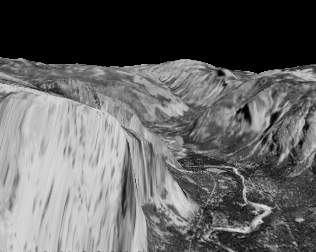
%> input picture Optical_flow/yos_img_10.pgm, 316 x 252 px
$ octave Optical_Flow.m   (GNU Octave 9; MATLAB toolbox functions it lacks are replaced by stand-ins)
%> lines starting %> are read from the running program, lines starting %| are printed output that depends on the picture; in (x1, y1, x2, y2) boxes, pixels count from 0 and x2, y2 are one past the last pixel; in counts of white or black regions, pixels touching at a corner belong together; the program's own positions count from 1
%% Exercise 3 report, title "Optical flow", Ntambaazi Tonny_CIMET : ...,

%% 0/ Test image computation
clear;close all;clc
% [9 lines of commented-out code are left out]


%% 1.	Simulate and display the two images: Compute the gradient images Ix and Iy of I1.

images_1 = imread('yos_img_10.pgm');
%> images_1 is the input picture: size 252x316 uint8; min 0, max 220, mean 99.7
figure; imshow(images_1); title('First Image');
images_2 = imread('yos_img_11.pgm');
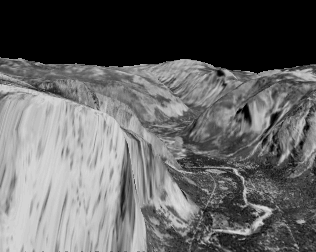
%> input picture Optical_flow/yos_img_11.pgm, 316 x 252 px
%> images_2 is the input picture: size 252x316 uint8; min 0, max 220, mean 99.7
figure; imshow(images_2); title('Second Image');
window_size = 15;
Alpha = 0.5;


%% 1.	Compute the gradient images Ix and Iy of I1.
Ix = conv2(images_1, Alpha * [-1 1; -1 1]) + conv2(images_2, Alpha * [-1 1; -1 1]);
figure; imshow(Ix); title('X gradient');
%> after `imshow(Ix)`:
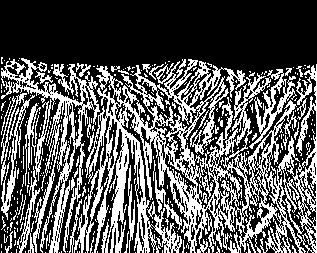
%> displayed picture: size 253x317, on the screen's scale of 0 to 255; 35.5% white in thin lines or dots, all inside (x1, y1, x2, y2) = (1, 57, 317, 253)
Iy = conv2(images_1, Alpha * [-1 -1; 1 1]) + conv2(images_2, Alpha * [-1 -1; 1 1]);
figure; imshow(Iy); title('Y gradient');

%% 2.	Compute the gradient image It
It = conv2(images_1, Alpha * ones(2)) + conv2(images_2, -Alpha * ones(2));
figure; imshow(It); title('It gradient');


%% 3.	Considering a neighborhood of n pixels, write the problem in a matrix form.

window_center = floor(window_size / 2);
image_size = size(images_1);
%> image_size = [252 316]
u = zeros(image_size);
v = zeros(image_size);
for i = window_center + 1:image_size(1) - window_center
  for j = window_center + 1:image_size(2) - window_center
    % Get values for current window
    Ix_window = Ix(i - window_center:i + window_center, j - window_center:j + window_center);
    Iy_window = Iy(i - window_center:i + window_center, j - window_center:j + window_center);
    It_window = It(i - window_center:i + window_center, j - window_center:j + window_center);

    Ix_window = Ix_window';
    Iy_window = Iy_window';
    It_window = It_window';

    % Computing the matrix for all pixels i.e part 3
    mat = [Ix_window(:) Iy_window(:)];

    % compute velocity
    U = pinv(mat' * mat) * mat' * -It_window(:);

    u(i, j) = U(1);
    v(i, j) = U(2);
  end
end
%% 4.	Theoretically, what is the minimum number of pixel-neighbors to consider in order to solve this problem.
% Theoretically, there are only 2 unknown values for Vx, and Vy, therfore,
% for computation of the optical flow we have to  use only 2 pixels for
% computation of the optical flow


%% 5.	Implement a program computing the optical flow in one point in the image and that compute the error of the shift estimation.
% Display the result

figure
axis equal
quiver(impyramid(impyramid(medfilt2(flipud(u), [5 5]), 'reduce'), 'reduce'), -impyramid(impyramid(medfilt2(flipud(v), [5 5]), 'reduce'), 'reduce'));
title ('Optical flow vectors between the two images')
%> figure, not shown here; highest point at x = 1, y = 63

%% 6 The effect of increasing neighbourhood width

window_size = 60;
window_center = floor(window_size / 2);
image_size = size(images_1);
u = zeros(image_size);
v = zeros(image_size);
for i = window_center + 1:image_size(1) - window_center
  for j = window_center + 1:image_size(2) - window_center
    % Get values for current window
    Ix_window = Ix(i - window_center:i + window_center, j - window_center:j + window_center);
    Iy_window = Iy(i - window_center:i + window_center, j - window_center:j + window_center);
    It_window = It(i - window_center:i + window_center, j - window_center:j + window_center);

    Ix_window = Ix_window';
    Iy_window = Iy_window';
    It_window = It_window';

    % Computing the matrix for all pixels i.e part 3
    mat = [Ix_window(:) Iy_window(:)];

    % compute velocity
    U = pinv(mat' * mat) * mat' * -It_window(:);

    u(i, j) = U(1);
    v(i, j) = U(2);
  end
end
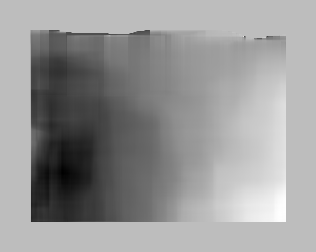
%> u: size 252x316 double; min -1.71, max 0.587, mean -0.342; drawn with min black and max white

figure
axis equal
quiver(impyramid(impyramid(medfilt2(flipud(u), [5 5]), 'reduce'), 'reduce'), -impyramid(impyramid(medfilt2(flipud(v), [5 5]), 'reduce'), 'reduce'));
title ('Optical flow vectors between the two images width = 60')
%> figure, not shown here; highest point at x = 1, y = 63

%Increasing the width of the neighbourhood causes a shift of the
%displacement field to the inside of the search window thus reducing the
%size of the displacement field.  a  small  region considered for
%calculating the optical flow causes large motions get out  of the local
%window which is why a larger displacement field is observed for smaller
%neighbours than larger neighboring sizes:


%% Effect of noise on optical flow

window_size = 15;
Alpha = 0.5;

% adding noise to the images
images_1 = imnoise (images_1/255, 'gaussian', 0.2);
images_2 = imnoise (images_2/255, 'gaussian', 0.2);


Ix = conv2(images_1, Alpha * [-1 1; -1 1]) + conv2(images_2, Alpha * [-1 1; -1 1]);
Iy = conv2(images_1, Alpha * [-1 -1; 1 1]) + conv2(images_2, Alpha * [-1 -1; 1 1]);
It = conv2(images_1, Alpha * ones(2)) + conv2(images_2, -Alpha * ones(2));

window_center = floor(window_size / 2);
image_size = size(images_1);
u = zeros(image_size);
v = zeros(image_size);
for i = window_center + 1:image_size(1) - window_center
  for j = window_center + 1:image_size(2) - window_center
    % Get values for current window
    Ix_window = Ix(i - window_center:i + window_center, j - window_center:j + window_center);
    Iy_window = Iy(i - window_center:i + window_center, j - window_center:j + window_center);
    It_window = It(i - window_center:i + window_center, j - window_center:j + window_center);

    Ix_window = Ix_window';
    Iy_window = Iy_window';
    It_window = It_window';

    % Computing the matrix for all pixels i.e part 3
    mat = [Ix_window(:) Iy_window(:)];

    % compute velocity
    U = pinv(mat' * mat) * mat' * -It_window(:);

    u(i, j) = U(1);
    v(i, j) = U(2);
  end
end
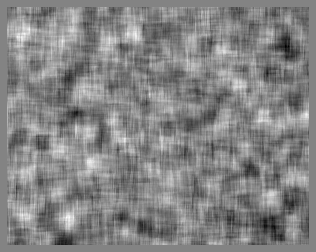
%> u: size 252x316 double; min -0.28, max 0.264, mean 0.00214; drawn with min black and max white
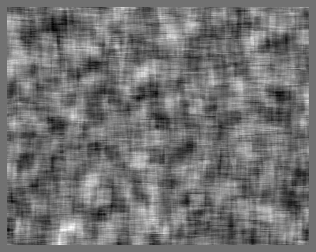
%> v: size 252x316 double; min -0.221, max 0.275, mean 0.000727; drawn with min black and max white

figure
axis equal
quiver(impyramid(impyramid(medfilt2(flipud(u), [5 5]), 'reduce'), 'reduce'), -impyramid(impyramid(medfilt2(flipud(v), [5 5]), 'reduce'), 'reduce'));
title ('Optical flow with a guassian noise')
%> figure, not shown here; highest point at x = 38, y = 63.02

% Adding noise to the images used for testing optical flow causes a
% distortion with in the displacement field of the optical flow as observed in the figure
% showing the effect of guassian noise to original images. In this
% case, there will be a change in the image intensity thus causing a change
% in the velocities of the two images which results into a different
% diplacement field than the original displacement field.


%% Effect of non uniform optical flow

% loading images
images_1 = imread('yos_img_10.pgm');
images_2 = imread('yos_img_11.pgm');

% rotating images
images_1 = imrotate(images_1,10,'bilinear','crop');
images_2 = imrotate(images_2,-20,'bilinear','crop');

%Comparing the images
figure; subplot(1,2,1); title('comparing rotated images');
imshow(images_1); title('rotated image 1');
 subplot(1,2,2); imshow(images_2); title('rotated image 2');


Ix = conv2(images_1, Alpha * [-1 1; -1 1]) + conv2(images_2, Alpha * [-1 1; -1 1]);
Iy = conv2(images_1, Alpha * [-1 -1; 1 1]) + conv2(images_2, Alpha * [-1 -1; 1 1]);
It = conv2(images_1, Alpha * ones(2)) + conv2(images_2, -Alpha * ones(2));

window_center = floor(window_size / 2);
image_size = size(images_1);
u = zeros(image_size);
v = zeros(image_size);
for i = window_center + 1:image_size(1) - window_center
  for j = window_center + 1:image_size(2) - window_center
    % Get values for current window
    Ix_window = Ix(i - window_center:i + window_center, j - window_center:j + window_center);
    Iy_window = Iy(i - window_center:i + window_center, j - window_center:j + window_center);
    It_window = It(i - window_center:i + window_center, j - window_center:j + window_center);

    Ix_window = Ix_window';
    Iy_window = Iy_window';
    It_window = It_window';

    % Computing the matrix for all pixels i.e part 3
    mat = [Ix_window(:) Iy_window(:)];

    % compute velocity
    U = pinv(mat' * mat) * mat' * -It_window(:);

    u(i, j) = U(1);
    v(i, j) = U(2);
  end
end
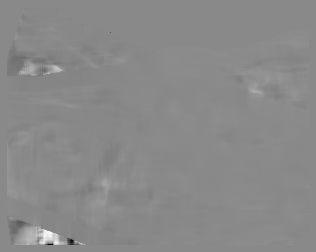
%> v: size 252x316 double; min -94.56, max 80.47, mean 0.1; drawn with min black and max white

figure
axis equal
quiver(impyramid(impyramid(medfilt2(flipud(u), [5 5]), 'reduce'), 'reduce'), -impyramid(impyramid(medfilt2(flipud(v), [5 5]), 'reduce'), 'reduce'));
title ('Effect of non uniform optical flow')
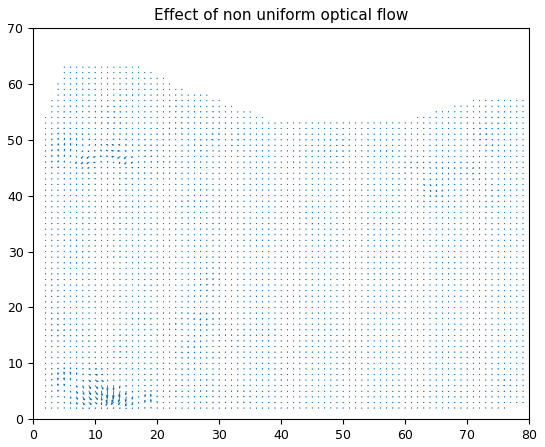
%> figure redrawn from the program's plot data; highest point at x = 10, y = 63

% Non uniform optical flow causes a dramatic channge in the intensity of
% the image thus reducing the correlation of the displacement pixels that
% are computed on obtaining the optical flow. Here there is also a
% reduction on the stability of the observed displacement field observed in
% the resulting plot
